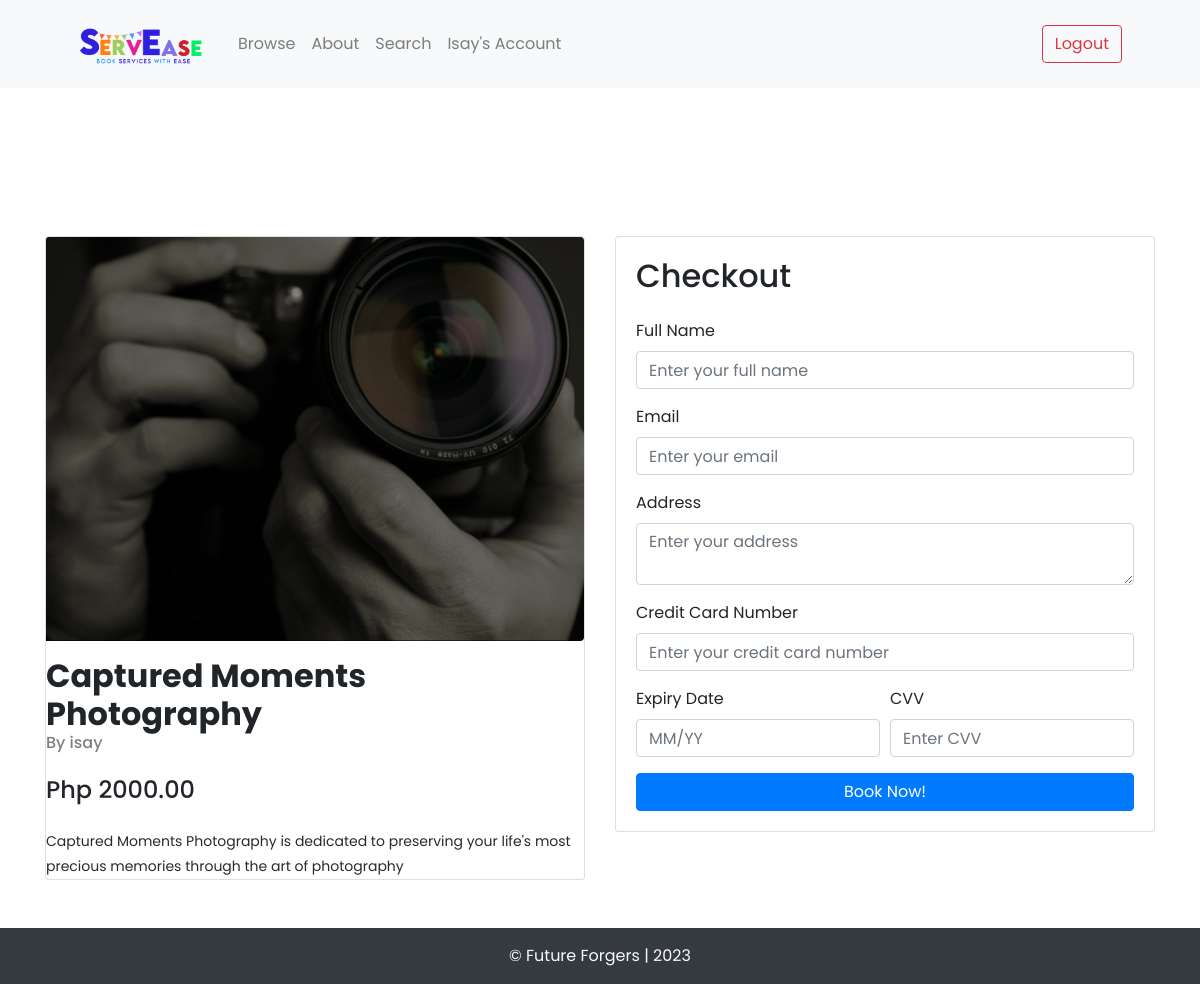
/services/2/booking/ (signed in), run on the app's committed database.
### services/models.py (models this page shows, shortened)
class Service(models.Model):
	category = models.ForeignKey(Category, related_name='service',  on_delete=models.CASCADE)
	name = models.CharField(max_length=255)
	description = models.TextField(blank=True, null=True)
	price = models.FloatField()
	image = models.ImageField(upload_to='service_images', blank=True, null=True)
	is_sold = models.BooleanField(default=False)
	created_by = models.ForeignKey(User, related_name='service', on_delete=models.CASCADE)
	created_at = models.DateTimeField(auto_now_add=True)

### services/views.py (the view)
# urls.py: path('<int:pk>/booking/', views.booking, name='booking'),
@login_required
def booking(request, pk):
	service = get_object_or_404(Service, pk=pk)
	return render(request, 'service/booking.html', {'service': service})

### services/templates/service/booking.html (shortened to what this page needs)
{% extends 'main.html' %}
{% block content %}
<div class="container pt-5 pb-5">
    <div class="row">
      <div class="col-md-6">
        <div class="card">
          <img src="{{ service.image.url }}" alt="{{ service.title }}" class="card-img-top rounded-right">
          <h2 class="mt-3" style="font-weight: bold;">{{ service.name }}</h2>
          <h6 style="color: gray;">By {{ service.created_by.username }}</h6>
          <h4 class="my-4">Php {{ service.price|floatformat:2 }}</h4>
          <p>{{ service.description }}</p>
        </div>
      </div>
      <div class="col-md-6 mx-auto">
        <div class="card">
          <div class="card-body">
            <h2 class="mb-4">Checkout</h2>
            <form>
                <div class="form-group">
                    <label for="fullName">Full Name</label>
                    <input type="text" class="form-control" id="fullName" placeholder="Enter your full name">
                </div>
                <div class="form-group">
                    <label for="email">Email</label>
                    <input type="email" class="form-control" id="email" placeholder="Enter your email">
                </div>
                <div class="form-group">
                    <label for="address">Address</label>
                    <textarea class="form-control" id="address" placeholder="Enter your address"></textarea>
                </div>
                <div class="form-group">
                    <label for="creditCard">Credit Card Number</label>
                    <input type="text" class="form-control" id="creditCard" placeholder="Enter your credit card number">
                </div>
                <div class="form-row">
                    <div class="form-group col-md-6">
                        <label for="expiryDate">Expiry Date</label>
                        <input type="text" class="form-control" id="expiryDate" placeholder="MM/YY">
                    </div>
                    <div class="form-group col-md-6">
                        <label for="cvv">CVV</label>
                        <input type="text" class="form-control" id="cvv" placeholder="Enter CVV">
                    </div>
                </div>
                <button type="submit" class="btn btn-primary btn-block">Book Now!</button>
            </form>
          </div>
        </div>
      </div>
    </div>
  </div>
</div>
{% endblock %}

### templates/header.html (shortened to what this page needs)
{% load static %}
<nav class="navbar navbar-expand-lg navbar-light bg-light header-sticky">
  <div class="container px-4 px-lg-5">
      <a href="" class="logo">
        <img src="{% static 'img/header.png' %}" style="width: 128px;">
      </a>
      <div class="collapse navbar-collapse" id="navbarSupportedContent">
          <ul class="navbar-nav me-auto mb-2 mb-lg-0 ms-lg-4">
              <li class="nav-item"><a class="nav-link" aria-current="page" href="{% url 'browse' %}">Browse</a></li>
              <li class="nav-item"><a class="nav-link" href="{% url 'about' %}">About</a></li>
              <li class="nav-item"><a class="nav-link" href="{% url 'service:services' %}">Search</a></li>
              <li class="nav-item"><a class="nav-link" href="{% url 'account:index' %}">{{ request.user|capfirst }}'s Account</a></li>
          </ul>
          <div class="d-flex">
              <a class="btn btn-outline-danger" href="{% url 'logout' %}">Logout</a>
          </div>
      </div>
  </div>
</nav>

### static/css/templatemo-hexashop.css (style rules this page uses)
html, body, div, span, applet, object, iframe, h1, h2, h3, h4, h5, h6, p, blockquote, div pre, a, abbr, acronym, address, big, cite, code, del, dfn, em, font, img, ins, kbd, q, s, samp, small, strike, strong, sub, sup, tt, var, b, u, i, center, dl, dt, dd, ol, ul, li, figure, header, nav, section, article, aside, footer, figcaption { margin: 0; padding: 0; border: 0; outline: 0; }
ul, li { padding: 0; margin: 0; list-style: none; }
header, nav, section, article, aside, footer, hgroup { display: block; }
* { box-sizing: border-box; }
html, body { font-family: 'Poppins', sans-serif; font-weight: 400; background-color: #fff; font-size: 16px; -ms-text-size-adjust: 100%; -webkit-font-smoothing: antialiased; -moz-osx-font-smoothing: grayscale; }
a { text-decoration: none !important; }
h1, h2, h3, h4, h5, h6 { margin-top: 0px; margin-bottom: 0px; }
ul { margin-bottom: 0px; }
p { font-size: 14px; line-height: 25px; color: #2a2a2a; }
html, body { background: #fff; font-family: 'Poppins', sans-serif; }

### data on the page
Service: image (picture), name "Captured Moments Photography", created_by.username "isay", price "2000.00", description "Captured Moments Photography is dedicated to preserving your life's most precious memories through the art of photography"

### other printed values
{{ request.user|capfirst }} "Isay"
